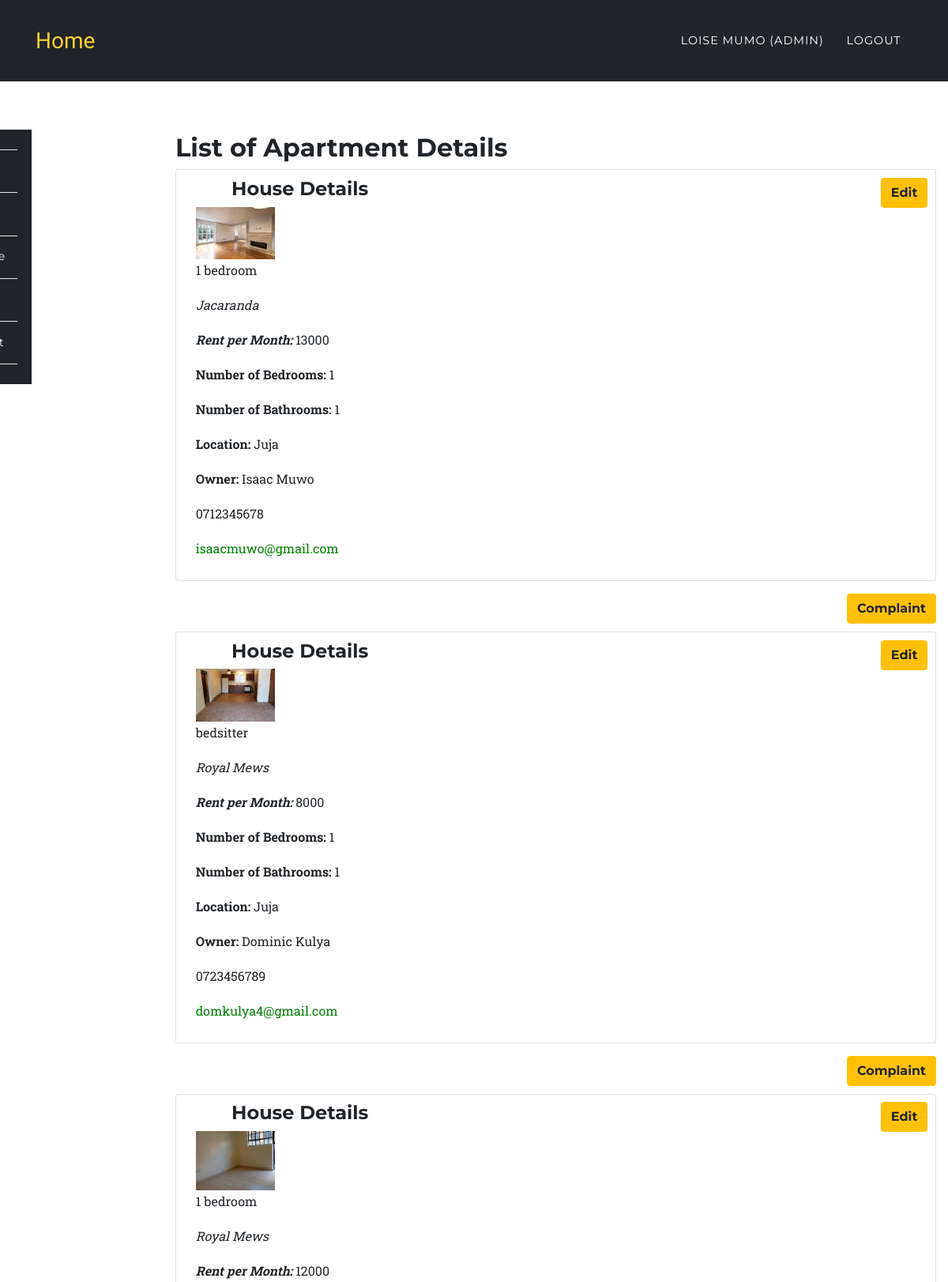
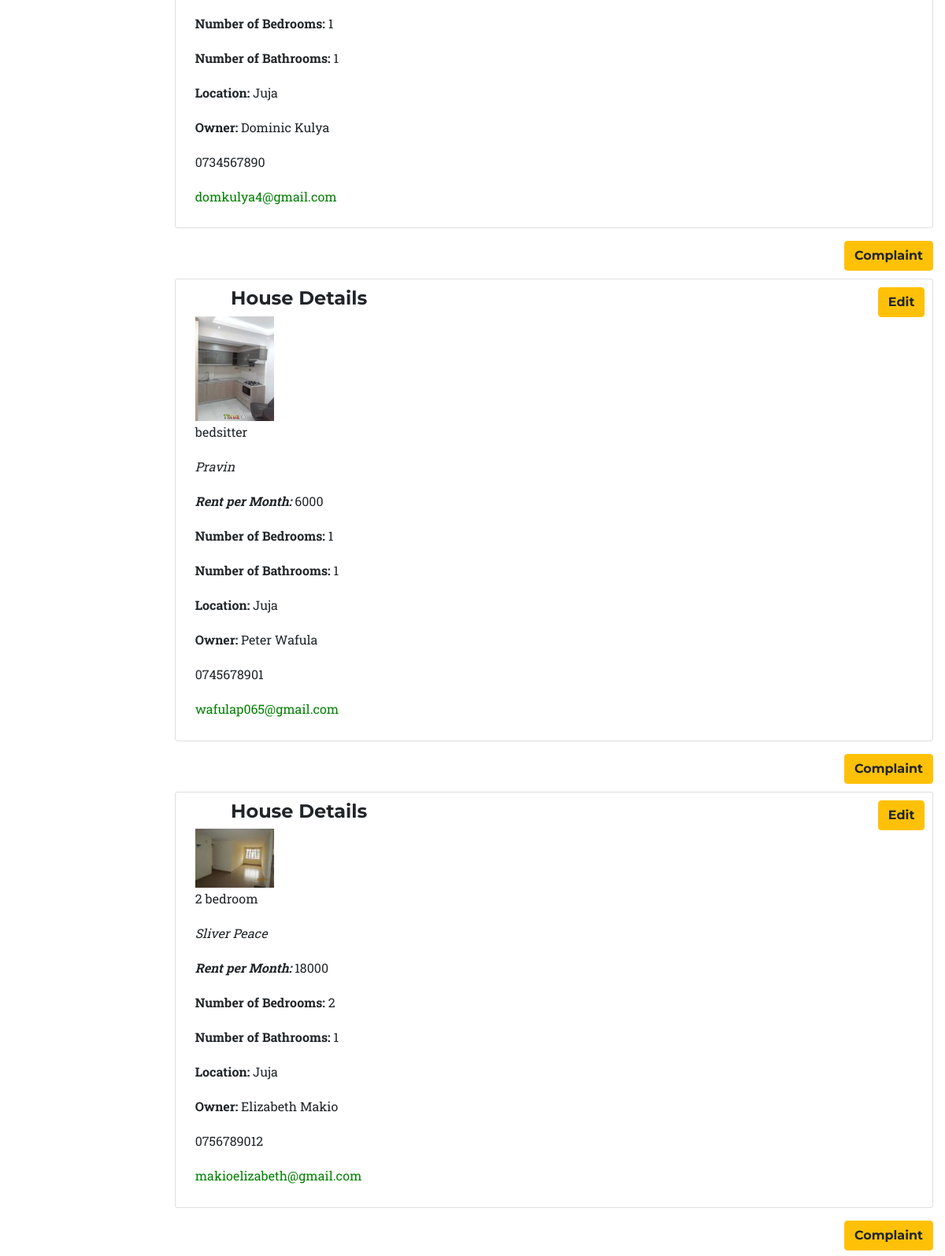
Page /app/list.php (signed in, upper part) on the committed database (2 pictures, top to bottom).
### tables this page shows
CREATE TABLE `house_registrations` (
  `id` int(10) UNSIGNED NOT NULL,
  `fullname` varchar(191) NOT NULL,
  `mobile` varchar(191) NOT NULL,
  `email` varchar(191) NOT NULL,
  `place` varchar(191) NOT NULL,
  `price` varchar(191) NOT NULL,
  `apartment_name` varchar(191) DEFAULT NULL,
  `number_of_bedrooms` varchar(191) DEFAULT NULL,
  `number_of_bathrooms` varchar(191) DEFAULT NULL,
  `image` varchar(191) DEFAULT NULL,
  `apartment_type` varchar(191) DEFAULT NULL,
  `vacant` int(1) NOT NULL DEFAULT '1',
  `user_id` int(10) DEFAULT NULL
);

### app/list.php (the view, shortened to what this page needs)
<?php
	require '../config/config.php';
		try {
			if($_SESSION['role'] == 'admin'){
				$stmt = $connect->prepare('SELECT * FROM house_registrations');
				$stmt->execute();
				$data1 = $stmt->fetchAll (PDO::FETCH_ASSOC);
				$data = $data1;
			}
		}catch(PDOException $e) {
			$errMsg = $e->getMessage();
		}
?>
<?php include '../include/header.php';?>
	<nav class="navbar navbar-expand-lg navbar-dark fixed-top" style="background-color:#212529;" id="mainNav">
      <div class="container">
        <a class="navbar-brand js-scroll-trigger" href="../index.php">Home</a>
        <div class="collapse navbar-collapse" id="navbarResponsive">
          <ul class="navbar-nav text-uppercase ml-auto">
            <li class="nav-item">
              <a class="nav-link" href="#"><?php echo $_SESSION['fullname']; ?> <?php if($_SESSION['role'] == 'admin'){ echo "(Admin)"; } ?></a>
            </li>
            <li class="nav-item">
              <a href="../auth/logout.php" class="nav-link">Logout</a>
            </li>
          </ul>
        </div>
      </div>
    </nav>
	<section style="padding-left:0px;">
		<?php include '../include/side-nav.php';?>
	</section>
<section class="wrapper" style="margin-left: 16%;margin-top: -23%;">
	<div class="container">
		<div class="row">
			<div class="col-12">
			<h2>List of Apartment Details</h2>
				<?php
					foreach ($data as $key => $value) {
						echo '<div class="card card-inverse card-info mb-3" style="padding:1%;">
								  <div class="card-block">';
								  	echo '<a class="btn btn-warning float-right" href="update.php?id='.$value['id'].'&act=';if(!empty($value['own'])){ echo "ap"; }else{ echo "indi"; } echo '">Edit</a>';
									 echo 	'<div class="row">
											<div class="col-4">
												<h4 class="text-center">House Details</h4>';
												if ($value['image'] !== 'uploads/') {
													echo '<img src="'.$value['image'].'" width="100">';
												}
                            					echo '<p>'.$value['apartment_type'].'</p>';
                              					echo '<p><i>'.$value['apartment_name'].'</i></p>';
                              					echo '<p><b><i>Rent per Month: </i></b>'.$value['price'].'</p>';
                              					echo '<p><b>Number of Bedrooms: </b>'.$value['number_of_bedrooms'].'</p>';
                              					echo '<p><b>Number of Bathrooms: </b>'.$value['number_of_bathrooms'].'</p>';
                              					echo '<p><b>Location: </b>'.$value['place'].'</p>';
												echo '<p><b>Owner: </b>'.$value['fullname'].'</p>';
												echo '<p>'.$value['mobile'].'</p>';
												echo '<p><a href style="color:green;">'.$value['email'].'</a></p>';
											echo '</div>
										</div>
								   </div>
								</div>';
								echo '<a class="btn btn-warning float-right" href="../app/complaint.php">Complaint</a><br><br>';
					}
				?>
			</div>
		</div>
	</div>
</section>
<?php include '../include/footer.php';?>

### include/header.php (shortened to what this page needs)
<!DOCTYPE html>
<html lang="en">
  <head>
    <link href="../assets/plugins/bootstrap/css/bootstrap.min.css" rel="stylesheet">
    <link href="../assets/plugins/font-awesome/css/font-awesome.min.css" rel="stylesheet" type="text/css">
    <link href="../assets/css/rent.css" rel="stylesheet">
    <link href="../assets/css/style.css" rel="stylesheet">
  </head>
  <body id="page-top">

### include/side-nav.php (shortened to what this page needs)
<br>
	<nav class="navbar navbar-expand-sm navbar-default sidebar" style="background-color:#212529;" id="mainNav">
      <div class="container">
        <div class="collapse navbar-collapse" id="navbarResponsive1">
          <ul class="navbar-nav text-center" style="    flex-direction: column;">
            <li class="nav-item">
              <a class="nav-link" href="../auth/dashboard.php">Home</a>
            </li>
            <li class="nav-item">
            	<?php if($_SESSION['role'] == 'admin' || $_SESSION['role'] == 'user'){
	        		echo '<a href="../app/register.php" class="nav-link">Register</a>';
	      	 	} ?>
            </li>
            <li class="nav-item">
	        	<a href="../app/list.php" class="nav-link">Details/Update</a>
            </li>
            <li class="nav-item">
              <?php if($_SESSION['role'] == 'admin'){
                echo '<a href="../app/sms.php" class="nav-link">Send SMS</a>';
              } ?>
            </li>
            <li class="nav-item">
              <?php if($_SESSION['role'] == 'admin'){
                echo '<a href="../app/cmplist.php" class="nav-link">Complaint List</a>';
              } ?>
            </li>
          </ul>
        </div>
      </div>
    </nav>

### include/footer.php (shortened to what this page needs)
  </body>
</html>

### css/rent.css (style rules this page uses)
body { overflow-x: hidden; font-family: 'Roboto Slab', 'Helvetica Neue', Helvetica, Arial, sans-serif; }
p { line-height: 1.75; }
a { color: #fed136; }
h1, h2, h3, h4, h5, h6 { font-weight: 700; font-family: 'Montserrat', 'Helvetica Neue', Helvetica, Arial, sans-serif; }
section { padding: 10px 0; }
@media (min-width: 768px) { section { padding: 140px 0; } }
.btn { font-family: 'Montserrat', 'Helvetica Neue', Helvetica, Arial, sans-serif; font-weight: 700; }
#mainNav { background-color: #212529; }
#mainNav .navbar-brand { color: #fed136; font-family: 'Kaushan Script', 'Helvetica Neue', Helvetica, Arial, cursive; }
#mainNav .navbar-nav .nav-item .nav-link { font-size: 90%; font-weight: 400; padding: 0.75em 0; letter-spacing: 1px; color: white; font-family: 'Montserrat', 'Helvetica Neue', Helvetica, Arial, sans-serif; }
@media (min-width: 992px) { #mainNav { padding-top: 25px; padding-bottom: 25px; -webkit-transition: padding-top 0.3s, padding-bottom 0.3s; -moz-transition: padding-top 0.3s, padding-bottom 0.3s; transition: padding-top 0.3s, padding-bottom 0.3s; border: none; background-color: transparent; } }
@media (min-width: 992px) { #mainNav .navbar-brand { font-size: 1.75em; -webkit-transition: all 0.3s; -moz-transition: all 0.3s; transition: all 0.3s; } }
@media (min-width: 992px) { #mainNav .navbar-nav .nav-item .nav-link { padding: 1.1em 1em !important; } }

### css/style.css (style rules this page uses)
.navbar { border-radius: 0px; }
nav.sidebar, .main { -webkit-transition: margin 200ms ease-out; -moz-transition: margin 200ms ease-out; -o-transition: margin 200ms ease-out; transition: margin 200ms ease-out; }
@media (min-width: 765px) { nav.sidebar .navbar-nav > li:first-child { border-top: 1px #e5e5e5 solid; } }
@media (min-width: 765px) { nav.sidebar .navbar-nav > li { border-bottom: 1px #e5e5e5 solid; } }
@media (min-width: 765px) { nav.sidebar .navbar-collapse, nav.sidebar .container-fluid { padding: 0 0px 0 0px; } }
@media (min-width: 765px) { nav.sidebar { width: 200px; height: 100%; margin-left: -160px; float: left; margin-bottom: 0px; } }
@media (min-width: 765px) { nav.sidebar li { width: 100%; } }
section { padding-left: 15px; }

### rows in the picture
house_registrations: image (picture), apartment_type "1 bedroom", apartment_name "Jacaranda", price "13000", number_of_bedrooms "1", number_of_bathrooms "1", place "Juja", fullname "Isaac Muwo", mobile "0712345678", email "isaacmuwo@gmail.com"
house_registrations: image (picture), apartment_type "bedsitter", apartment_name "Royal Mews", price "8000", number_of_bedrooms "1", number_of_bathrooms "1", place "Juja", fullname "Dominic Kulya", mobile "0723456789", email "domkulya4@gmail.com"
house_registrations: image (picture), apartment_type "1 bedroom", apartment_name "Royal Mews", price "12000", number_of_bedrooms "1", number_of_bathrooms "1", place "Juja", fullname "Dominic Kulya", mobile "0734567890", email "domkulya4@gmail.com"
house_registrations: image (picture), apartment_type "bedsitter", apartment_name "Pravin", price "6000", number_of_bedrooms "1", number_of_bathrooms "1", place "Juja", fullname "Peter Wafula", mobile "0745678901", email "wafulap065@gmail.com"
house_registrations: image (picture), apartment_type "2 bedroom", apartment_name "Sliver Peace", price "18000", number_of_bedrooms "2", number_of_bathrooms "1", place "Juja", fullname "Elizabeth Makio", mobile "0756789012", email "makioelizabeth@gmail.com"

### other values in the picture
$_SESSION['fullname'] "LOISE MUMO"
